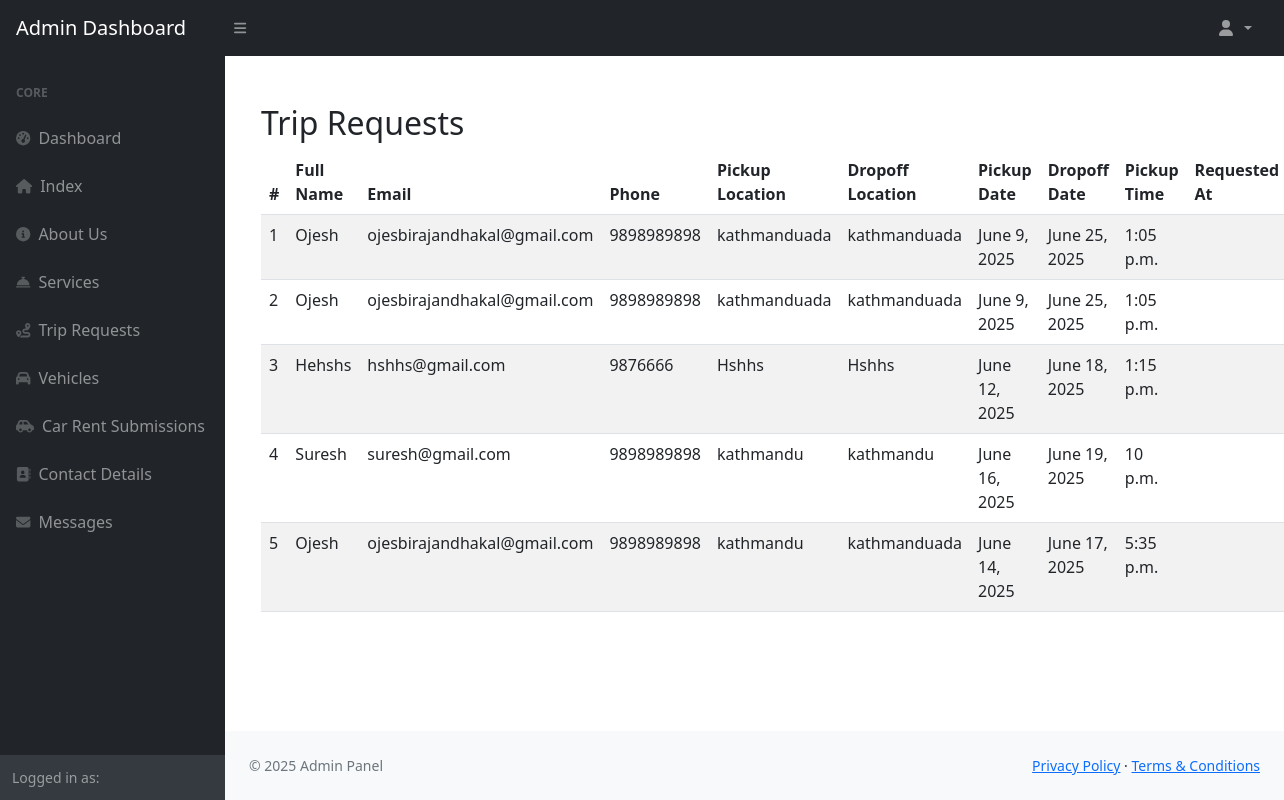
Page /dashboard/trip_request/ on the earlier database version.
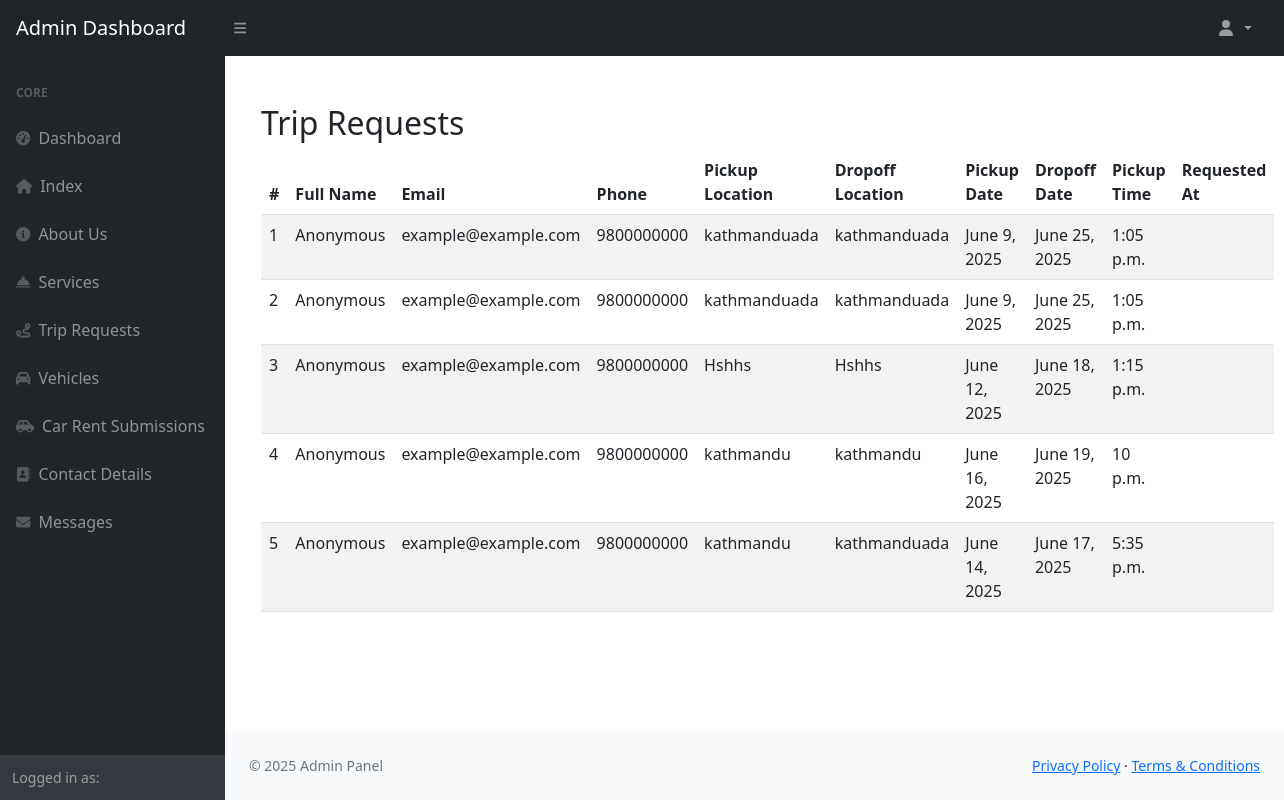
Same page on the later database version.
### app/models.py (models this page shows, shortened)
class TripRequest(models.Model):
    full_name = models.CharField(max_length=100)
    email = models.EmailField()
    phone = models.CharField(max_length=15)
    pickup_location = models.CharField(max_length=100)
    dropoff_location = models.CharField(max_length=100)
    pickup_date = models.DateField()
    dropoff_date = models.DateField()
    pickup_time = models.TimeField()

### dashboard/views.py (the view)
# urls.py: path('trip_request/',views.trip_request,name='ad_tripreq'),
def trip_request(request):
    trip_requests = TripRequest.objects.all()
    return render(request,'dashboard/trip_request/triprequest.html', {'trip_requests': trip_requests})

### app/context_processors.py (called while the page is built)
def contact_detail(request):
    detail = ContactDetail.objects.first()
    return {'contact_detail': detail}

### templates/dashboard/trip_request/triprequest.html (shortened to what this page needs)
{% extends "dashboard/base/admin_base.html" %}
{% block content %}
<div class="container mt-4">
    <h2>Trip Requests</h2>
    <table class="table table-striped">
        <thead>
            <tr>
                <th>#</th>
                <th>Full Name</th>
                <th>Email</th>
                <th>Phone</th>
                <th>Pickup Location</th>
                <th>Dropoff Location</th>
                <th>Pickup Date</th>
                <th>Dropoff Date</th>
                <th>Pickup Time</th>
                <th>Requested At</th>
            </tr>
        </thead>
        <tbody>
            {% for request in trip_requests %}
            <tr>
                <td>{{ forloop.counter }}</td>
                <td>{{ request.full_name }}</td>
                <td>{{ request.email }}</td>
                <td>{{ request.phone }}</td>
                <td>{{ request.pickup_location }}</td>
                <td>{{ request.dropoff_location }}</td>
                <td>{{ request.pickup_date }}</td>
                <td>{{ request.dropoff_date }}</td>
                <td>{{ request.pickup_time }}</td>
                <td>{{ request.created_at }}</td>
            </tr>
            {% empty %}
            <tr>
                <td colspan="10">No trip requests found.</td>
            </tr>
            {% endfor %}
        </tbody>
    </table>
</div>
{% endblock %}

Differences in the rows shown:
changed TripRequest (number 1 of 5 on the later page): full_name "Ojesh" → "Anonymous"; email "ojesbirajandhakal@gmail.com" → "example@example.com"; phone "9898989898" → "9800000000"
changed TripRequest (number 2 of 5 on the later page): full_name "Ojesh" → "Anonymous"; email "ojesbirajandhakal@gmail.com" → "example@example.com"; phone "9898989898" → "9800000000"
changed TripRequest "Hshhs": full_name "Hehshs" → "Anonymous"; email "hshhs@gmail.com" → "example@example.com"; phone "9876666" → "9800000000"
changed TripRequest "June 16, 2025": full_name "Suresh" → "Anonymous"; email "suresh@gmail.com" → "example@example.com"; phone "9898989898" → "9800000000"
changed TripRequest "June 14, 2025": full_name "Ojesh" → "Anonymous"; email "ojesbirajandhakal@gmail.com" → "example@example.com"; phone "9898989898" → "9800000000"
